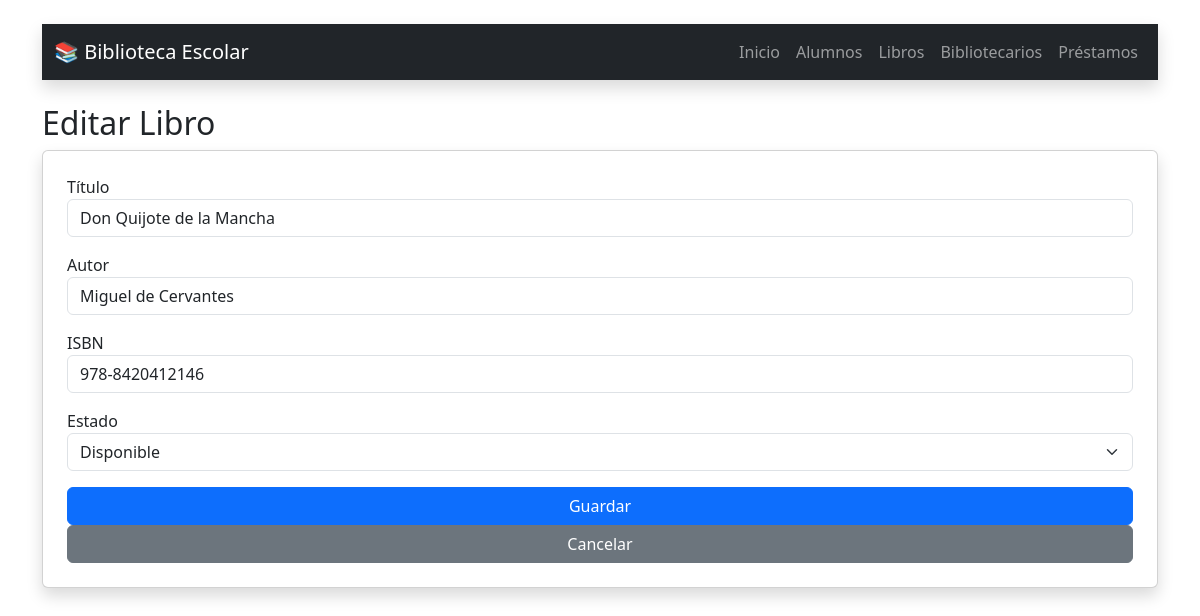
Screenshot of /libros_form.php?id=1 with the database file from the repository.
### tables this page shows
CREATE TABLE IF NOT EXISTS `libro` (
  `id_libro` int NOT NULL AUTO_INCREMENT,
  `titulo` varchar(150) NOT NULL,
  `autor` varchar(100) DEFAULT NULL,
  `isbn` varchar(20) DEFAULT NULL,
  `estado` enum('disponible','prestado') DEFAULT 'disponible',
  PRIMARY KEY (`id_libro`),
  UNIQUE KEY `isbn` (`isbn`),
  KEY `idx_libro_titulo` (`titulo`)
);

### libros_form.php (the view, shortened to what this page needs)
<?php
include 'config.php';
$id = $_GET['id'] ?? null;
$libro = ['titulo' => '', 'autor' => '', 'isbn' => '', 'estado' => 'disponible'];
if ($id) {
    $stmt = $pdo->prepare("SELECT * FROM libro WHERE id_libro = ?");
    $stmt->execute([$id]);
    $libro = $stmt->fetch();
}
?>
<!DOCTYPE html>
<html>
<head>
    <link rel="stylesheet" href="https://cdn.jsdelivr.net/npm/bootstrap@5.3.0/dist/css/bootstrap.min.css">
</head>
<body class="container mt-4">
    <?php include 'navbar.php'; ?>
    <h2><?php echo $id ? 'Editar' : 'Nuevo'; ?> Libro</h2>
    <form method="POST" class="card p-4 shadow">
        <div class="mb-3">
            <label>Título</label>
            <input type="text" name="titulo" class="form-control" value="<?php echo $libro['titulo']; ?>" required>
        </div>
        <div class="mb-3">
            <label>Autor</label>
            <input type="text" name="autor" class="form-control" value="<?php echo $libro['autor']; ?>">
        </div>
        <div class="mb-3">
            <label>ISBN</label>
            <input type="text" name="isbn" class="form-control" value="<?php echo $libro['isbn']; ?>" required>
        </div>
        <div class="mb-3">
            <label>Estado</label>
            <select name="estado" class="form-select">
                <option value="disponible" <?php if($libro['estado']=='disponible') echo 'selected'; ?>>Disponible</option>
            </select>
        </div>
        <button type="submit" class="btn btn-primary">Guardar</button>
        <a href="libros.php" class="btn btn-secondary">Cancelar</a>
    </form>
</body>
</html>

### rows the page displays
libro: titulo "Don Quijote de la Mancha", autor "Miguel de Cervantes", isbn "978-8420412146", estado "Disponible"
